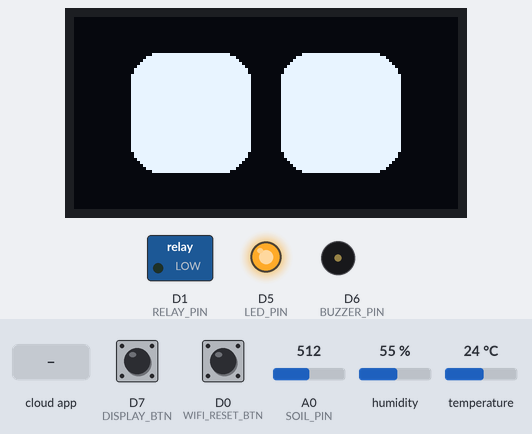
This sketch was run on a simulated ESP8266 (NodeMCU). Parts: 128×64 one-colour display, switched loads named in the sketch (green lamp = pin HIGH), output pins drawn as LEDs (lit = HIGH), buzzer (waves = sounding). Dashed ring = blinking. The test bench sets the inputs (shaded band); at power-on: D7 (DISPLAY_BTN) HIGH, D0 (WIFI_RESET_BTN) HIGH, A0 (SOIL_PIN) = 512, humidity 55 %, temperature 24 °C. WiFi joins after 1.5 s; servers stay silent unless stated; random numbers use the default seed unless the sketch sets one; the Firebase database answers and starts empty; what the sketch prints to the serial monitor is not drawn. At 32.0 s the program restarts the board; the recording ends there.

Above: at 9.6 s.
9.7 s: D7 (DISPLAY_BTN) pulled LOW for 1 s
At 11.7 s:
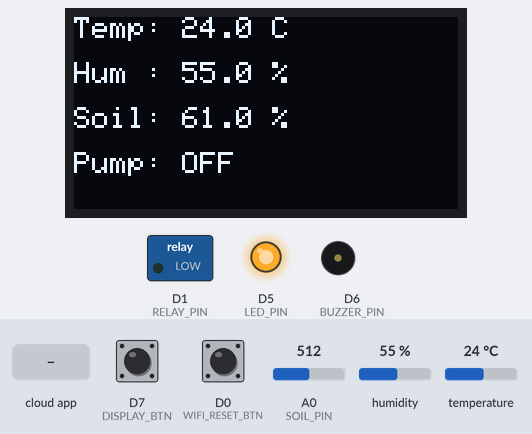
17.0 s: the phone or cloud app sets pump_status to ON
At 18.7 s:
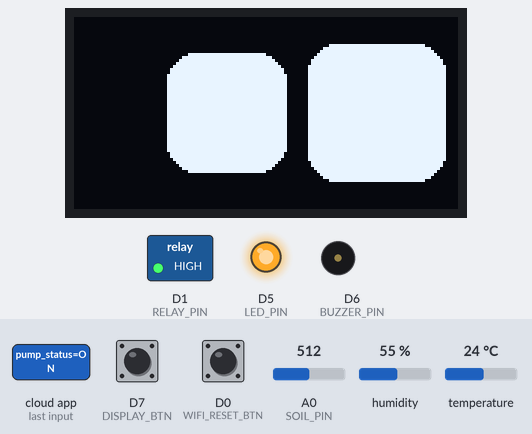
20.5 s: D7 (DISPLAY_BTN) pulled LOW for 3.2 s
At 23.3 s:
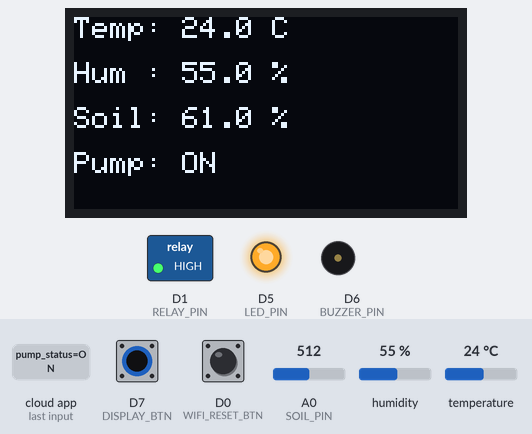
29.3 s: D0 (WIFI_RESET_BTN) pulled LOW for 1 s
At 30.44 s:
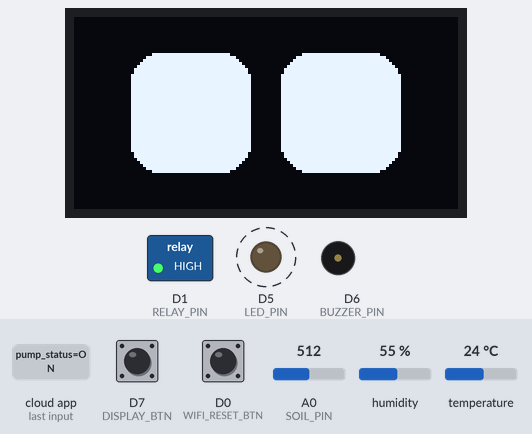
Timing chart, 0 to 32.0 s (numbered marks = the images above; inputs shaded):
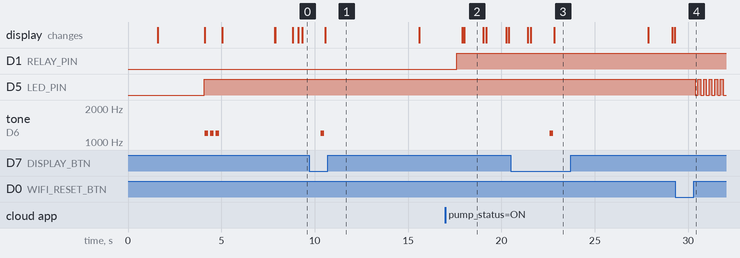

The sketch:

ESP8266_PlantDoc.ino
```cpp
// FINAL PlantPulse - OLED eyes + DHT11 + Soil + Relay + Firebase + Buzzer + Button
#include <ESP8266WiFi.h>
#include <DNSServer.h>
#include <ESP8266WebServer.h>
#include <WiFiManager.h>
#include <Firebase_ESP_Client.h>
#include "DHT.h"
#include <Wire.h>
#include <Adafruit_GFX.h>
#include <Adafruit_SSD1306.h>

// ---------------- OLED ----------------
#define SCREEN_WIDTH 128
#define SCREEN_HEIGHT 64
#define OLED_RESET -1
Adafruit_SSD1306 display(SCREEN_WIDTH, SCREEN_HEIGHT, &Wire, OLED_RESET);
#define SCREEN_ADDRESS 0x3C

// ---------------- Sensors & Pins ----------------
#define DHTPIN D4
#define DHTTYPE DHT11   // 🔁 CHANGED: DHT22 -> DHT11
DHT dht(DHTPIN, DHTTYPE);

#define SOIL_PIN A0
#define RELAY_PIN D1
#define LED_PIN D5

// Buttons
#define WIFI_RESET_BTN D0   // Press to reset WiFi (clears WiFiManager credentials)
#define DISPLAY_BTN D7     // Press to show sensor data temporarily

// Buzzer
#define BUZZER_PIN D6      // Active buzzer (use tone/noTone)

// Firebase config (put your API_KEY & DB URL)
#define API_KEY ""
#define DATABASE_URL ""
FirebaseData fbdo;
FirebaseAuth auth;
FirebaseConfig config;
bool signupOK = false;

#define SOIL_THRESHOLD 30
#define MODE_STATUS_PATH "/mode_status"
#define PUMP_STATUS_PATH "/pump_status"

#include "addons/TokenHelper.h"
#include "addons/RTDBHelper.h"

// ---------------- Eye animation variables (copied from your animation) ----------------
int demo_mode = 1;
static const int max_animation_index = 8;
int current_animation_index = 0;

int ref_eye_height = 40;
int ref_eye_width = 40;
int ref_space_between_eye = 10;
int ref_corner_radius = 10;

int left_eye_height = ref_eye_height;
int left_eye_width = ref_eye_width;
int left_eye_x = 32;
int left_eye_y = 32;
int right_eye_x = 32 + ref_eye_width + ref_space_between_eye;
int right_eye_y = 32;
int right_eye_height = ref_eye_height;
int right_eye_width = ref_eye_width;

// ---------------- Forward declarations ----------------
void draw_eyes(bool update=true);
void center_eyes(bool update=true);
void blink(int speed=12);
void sleep_eyes();
void wakeup();
void happy_eye();
void saccade(int direction_x, int direction_y);
void move_big_eye(int direction);
void move_right_big_eye();
void move_left_big_eye();
void launch_animation_with_index(int animation_index);
int getSoilMoisture();
void showSensorData(float t, float h, float s, bool showPump, bool showMode);
void playHappyBirthday();
void beepShort();
void showPlantBootAnimation();  // 🌱 NEW

// ---------------- Implementation: Eye animation ----------------
void draw_eyes(bool update) {
  display.clearDisplay();
  int x = int(left_eye_x - left_eye_width/2);
  int y = int(left_eye_y - left_eye_height/2);
  display.fillRoundRect(x, y, left_eye_width, left_eye_height, ref_corner_radius, SSD1306_WHITE);
  x = int(right_eye_x - right_eye_width/2);
  y = int(right_eye_y - right_eye_height/2);
  display.fillRoundRect(x, y, right_eye_width, right_eye_height, ref_corner_radius, SSD1306_WHITE);
  if(update) display.display();
}

void center_eyes(bool update) {
  left_eye_height = ref_eye_height;
  left_eye_width = ref_eye_width;
  right_eye_height = ref_eye_height;
  right_eye_width = ref_eye_width;

  left_eye_x = SCREEN_WIDTH/2 - ref_eye_width/2 - ref_space_between_eye/2;
  left_eye_y = SCREEN_HEIGHT/2;
  right_eye_x = SCREEN_WIDTH/2 + ref_eye_width/2 + ref_space_between_eye/2;
  right_eye_y = SCREEN_HEIGHT/2;

  draw_eyes(update);
}

void blink(int speed) {
  draw_eyes();
  for(int i=0;i<3;i++){ left_eye_height -= speed; right_eye_height -= speed; draw_eyes(); delay(1); }
  for(int i=0;i<3;i++){ left_eye_height += speed; right_eye_height += speed; draw_eyes(); delay(1); }
}

void sleep_eyes() {
  left_eye_height = 2;
  right_eye_height = 2;
  draw_eyes(true);
}
void wakeup() {
  sleep_eyes();
  for(int h=0; h <= ref_eye_height; h += 2) {
    left_eye_height = h; right_eye_height = h;
    draw_eyes(true);
  }
}

void happy_eye() {
  center_eyes(false);
  int offset = ref_eye_height/2;
  for(int i=0;i<10;i++) {
    display.fillTriangle(left_eye_x-left_eye_width/2-1, left_eye_y+offset, left_eye_x+left_eye_width/2+1, left_eye_y+5+offset, left_eye_x-left_eye_width/2-1,left_eye_y+left_eye_height+offset,SSD1306_BLACK);
    display.fillTriangle(right_eye_x+right_eye_width/2+1, right_eye_y+offset, right_eye_x-left_eye_width/2-1, right_eye_y+5+offset, right_eye_x+right_eye_width/2+1,right_eye_y+right_eye_height+offset,SSD1306_BLACK);
    offset -= 2;
    display.display();
    delay(1);
  }
  display.display();
  delay(1000);
}

void saccade(int direction_x, int direction_y) {
  int direction_x_movement_amplitude = 8;
  int direction_y_movement_amplitude = 6;
  int blink_amplitude = 8;

  left_eye_x += direction_x_movement_amplitude * direction_x;
  right_eye_x += direction_x_movement_amplitude * direction_x;
  left_eye_y += direction_y_movement_amplitude * direction_y;
  right_eye_y += direction_y_movement_amplitude * direction_y;
  right_eye_height -= blink_amplitude;
  left_eye_height -= blink_amplitude;
  draw_eyes();
  delay(1);

  left_eye_x += direction_x_movement_amplitude * direction_x;
  right_eye_x += direction_x_movement_amplitude * direction_x;
  left_eye_y += direction_y_movement_amplitude * direction_y;
  right_eye_y += direction_y_movement_amplitude * direction_y;
  right_eye_height += blink_amplitude;
  left_eye_height += blink_amplitude;
  draw_eyes();
  delay(1);
}

void move_big_eye(int direction) {
  int direction_oversize = 1;
  int direction_movement_amplitude = 2;
  int blink_amplitude = 5;

  for(int i=0;i<3;i++){
    left_eye_x += direction_movement_amplitude * direction;
    right_eye_x += direction_movement_amplitude * direction;
    right_eye_height -= blink_amplitude; left_eye_height -= blink_amplitude;
    if(direction>0){ right_eye_height += direction_oversize; right_eye_width += direction_oversize; }
    else { left_eye_height += direction_oversize; left_eye_width += direction_oversize; }
    draw_eyes(); delay(1);
  }
  for(int i=0;i<3;i++){
    left_eye_x += direction_movement_amplitude * direction;
    right_eye_x += direction_movement_amplitude * direction;
    right_eye_height += blink_amplitude; left_eye_height += blink_amplitude;
    if(direction>0){ right_eye_height += direction_oversize; right_eye_width += direction_oversize; }
    else { left_eye_height += direction_oversize; left_eye_width += direction_oversize; }
    draw_eyes(); delay(1);
  }

  delay(1000);

  for(int i=0;i<3;i++){
    left_eye_x -= direction_movement_amplitude * direction;
    right_eye_x -= direction_movement_amplitude * direction;
    right_eye_height -= blink_amplitude; left_eye_height -= blink_amplitude;
    if(direction>0){ right_eye_height -= direction_oversize; right_eye_width -= direction_oversize; }
    else { left_eye_height -= direction_oversize; left_eye_width -= direction_oversize; }
    draw_eyes(); delay(1);
  }
  for(int i=0;i<3;i++){
    left_eye_x -= direction_movement_amplitude * direction;
    right_eye_x -= direction_movement_amplitude * direction;
    right_eye_height += blink_amplitude; left_eye_height += blink_amplitude;
    if(direction>0){ right_eye_height -= direction_oversize; right_eye_width -= direction_oversize; }
    else { left_eye_height -= direction_oversize; left_eye_width -= direction_oversize; }
    draw_eyes(); delay(1);
  }
  center_eyes();
}

void move_right_big_eye(){ move_big_eye(1); }
void move_left_big_eye(){ move_big_eye(-1); }

void launch_animation_with_index(int animation_index) {
  if(animation_index > max_animation_index) animation_index = 8;
  switch(animation_index) {
    case 0: wakeup(); break;
    case 1: center_eyes(true); break;
    case 2: move_right_big_eye(); break;
    case 3: move_left_big_eye(); break;
    case 4: blink(10); break;
    case 5: blink(20); break;
    case 6: happy_eye(); break;
    case 7: sleep_eyes(); break;
    case 8:
      center_eyes(true);
      for(int i=0;i<20;i++){
        int dir_x = random(-1,2);
        int dir_y = random(-1,2);
        saccade(dir_x,dir_y);
        delay(1);
        saccade(-dir_x,-dir_y);
        delay(1);
      }
      break;
  }
}

// ---------------- Utility: Soil reading averaged ----------------
int getSoilMoisture() {
  long sum = 0;
  for (int i = 0; i < 10; i++) { sum += analogRead(SOIL_PIN); delay(5); }
  return sum / 10;
}

// ---------------- Display sensor data ----------------
void showSensorData(float t, float h, float s, bool showPump=true, bool showMode=true) {
  display.clearDisplay();
  display.setTextSize(1);
  display.setTextColor(SSD1306_WHITE);

  display.setCursor(0, 0);
  display.print("Temp: ");
  display.print(t, 1);
  display.println(" C");

  display.setCursor(0, 15);
  display.print("Hum : ");
  display.print(h, 1);
  display.println(" %");

  display.setCursor(0, 30);
  display.print("Soil: ");
  display.print(s, 1);
  display.println(" %");

  // show pump state from pin if requested
  if(showPump) {
    display.setCursor(0, 45);
    display.print("Pump: ");
    display.println(digitalRead(RELAY_PIN) ? "ON" : "OFF");
  }

  display.display();
}

// ---------------- Buzzer: short beep & Happy Birthday ----------------
void beepShort() {
  tone(BUZZER_PIN, 1200, 180);
  delay(220);
  noTone(BUZZER_PIN);
}

void playHappyBirthday() {
  display.clearDisplay();
  display.setTextSize(1);
  display.setCursor(18, 20);
  display.println("WiFi Connected!");
  display.display();

  // Beep Beep Beep
  for (int i = 0; i < 3; i++) {
    tone(BUZZER_PIN, 1200);
    delay(180);
    noTone(BUZZER_PIN);
    delay(120);
  }
}

// ---------------- 🌱 Plant boot animation ----------------
void showPlantBootAnimation() {
  display.clearDisplay();

  // Ground
  display.drawLine(0, 50, 127, 50, SSD1306_WHITE);

  // Pot
  display.drawRect(54, 40, 20, 10, SSD1306_WHITE);
  display.fillRect(56, 42, 16, 6, SSD1306_WHITE);

  // Stem
  display.drawLine(64, 40, 64, 20, SSD1306_WHITE);

  // Leaves
  display.drawCircle(58, 24, 4, SSD1306_WHITE);
  display.drawCircle(70, 24, 4, SSD1306_WHITE);

  // Text
  display.setTextSize(1);
  display.setCursor(22, 4);
  display.println("PlantPulse");
  display.setCursor(30, 14);
  display.println("is waking up...");
  display.display();
  delay(1500);
}

// ---------------- Setup ----------------
void setup() {
  Serial.begin(115200);
  Serial.println("\nPlantPulse OLED + Sensors Booting...");

  // pins
  pinMode(SOIL_PIN, INPUT);
  pinMode(RELAY_PIN, OUTPUT);
  pinMode(LED_PIN, OUTPUT);
  pinMode(WIFI_RESET_BTN, INPUT_PULLUP); // high normally, low when pressed
  pinMode(DISPLAY_BTN, INPUT_PULLUP);    // high normally, low when pressed
  pinMode(BUZZER_PIN, OUTPUT);
  digitalWrite(RELAY_PIN, LOW);

  // initialize i2c for OLED (SDA=D2, SCL=D3)
  Wire.begin(D2, D3);
  if (!display.begin(SSD1306_SWITCHCAPVCC, SCREEN_ADDRESS)) {
    Serial.println("SSD1306 allocation failed");
    while(true) delay(1000);
  }
  display.clearDisplay();
  display.setTextSize(1);
  display.setTextColor(SSD1306_WHITE);

  // 🌱 Cute plant boot animation
  showPlantBootAnimation();

  display.clearDisplay();
  display.setCursor(0,10);
  display.println("🌿 PlantPulse Booting...");
  display.display();
  delay(1000);

  // WiFiManager
  WiFiManager wifiManager;
  if (!wifiManager.autoConnect("PlantPulse")) {
    Serial.println("WiFiManager connect failed; restarting...");
    ESP.reset();
    delay(1000);
  }
  Serial.println("WiFi connected");
  digitalWrite(LED_PIN, HIGH);

  // Play happy birthday once on connect and show message
  playHappyBirthday();
  display.clearDisplay();
  display.setCursor(10, 20);
  display.setTextSize(1);
  display.println("PlantPulse Ready!");
  display.display();
  delay(800);

  // Firebase setup
  config.api_key = API_KEY;
  config.database_url = DATABASE_URL;
  config.token_status_callback = tokenStatusCallback;

  if (Firebase.signUp(&config, &auth, "", "")) {
    Serial.println("Firebase sign-up OK");
    signupOK = true;
  } else {
    Serial.printf("Firebase signup failed: %s\n", config.signer.signupError.message.c_str());
  }
  Firebase.begin(&config, &auth);
  Firebase.reconnectWiFi(true);

  dht.begin();
  delay(2000); // let DHT11 stabilize

  // start with eyes centered and sleeping briefly
  center_eyes(true);
  sleep_eyes();
  delay(600);
}

// ---------------- Loop ----------------
void loop() {
  // small delay for loop rhythm
  delay(200);

  // WiFi reset button (long/short press both act same here)
  if (digitalRead(WIFI_RESET_BTN) == LOW) {
    Serial.println("WiFi reset button pressed: clearing WiFi & rebooting");
    for (int i=0;i<6;i++){ digitalWrite(LED_PIN, HIGH); delay(150); digitalWrite(LED_PIN, LOW); delay(150); }
    WiFiManager wifiManager;
    wifiManager.resetSettings();
    ESP.reset();
    delay(1000);
  }

  // WiFi LED indicator
  if (WiFi.status() != WL_CONNECTED) { digitalWrite(LED_PIN, LOW); }
  else { digitalWrite(LED_PIN, HIGH); }

  // Read sensors
  float humidity = dht.readHumidity();
  float temperature = dht.readTemperature();
  int soilRaw = getSoilMoisture();
  float soilPercent = map(soilRaw, 810, 330, 0, 100);
  soilPercent = constrain(soilPercent, 0, 100);

  // If display button pressed: beep + show sensor data for 5s, then return to eyes animation
  if (digitalRead(DISPLAY_BTN) == LOW) {
    Serial.println("Display button pressed -> showing sensor data");
    beepShort();
    showSensorData(temperature, humidity, soilPercent, true, true);
    delay(5000);
    // after showing, return to eyes
    center_eyes(true);
    // small pause before animation resume
    delay(200);
  } else {
    // Idle: eye animation (simple loop: call animation indexes)
    if (demo_mode == 1) {
      launch_animation_with_index(current_animation_index++);
      if (current_animation_index > max_animation_index) current_animation_index = 0;
    } else {
      // If demo_mode changed, center eyes
      center_eyes(true);
    }
  }

  // Firebase update + pump control
  if (Firebase.ready() && signupOK) {
    Firebase.RTDB.setFloat(&fbdo, "/temperature", temperature);
    Firebase.RTDB.setFloat(&fbdo, "/humidity", humidity);
    Firebase.RTDB.setFloat(&fbdo, "/soil_moisture", soilPercent);

    String mode="";
    Firebase.RTDB.getString(&fbdo, MODE_STATUS_PATH);
    mode = fbdo.stringData();

    if (mode == "Auto Mode") {
      if (soilPercent < SOIL_THRESHOLD) {
        digitalWrite(RELAY_PIN, HIGH);
        Firebase.RTDB.setString(&fbdo, PUMP_STATUS_PATH, "ON");
      } else {
        digitalWrite(RELAY_PIN, LOW);
        Firebase.RTDB.setString(&fbdo, PUMP_STATUS_PATH, "OFF");
      }
    } else {
      // Manual mode -> read pump_status path
      Firebase.RTDB.getString(&fbdo, PUMP_STATUS_PATH);
      String pumpStat = fbdo.stringData();
      digitalWrite(RELAY_PIN, (pumpStat == "ON") ? HIGH : LOW);
    }
  } // end firebase ready

  // Serial log
  Serial.printf("Temp: %.2f C | Hum: %.2f %% | Soil: %.2f %% | Pump: %s\n",
                temperature, humidity, soilPercent,
                digitalRead(RELAY_PIN) ? "ON" : "OFF");
}
```

Measured:
- after the input at 9.7 s, tone on D6 (BUZZER_PIN): silent → 1200 Hz after 0.63 s, → silent 0.18 s later
- after the input at 17.0 s, D1 (RELAY_PIN): LOW → HIGH after 0.60 s
- after the input at 20.5 s, tone on D6 (BUZZER_PIN): silent → 1200 Hz after 2.1 s, → silent 0.18 s later
- after the input at 29.3 s, D5 (LED_PIN): alternates HIGH for 0.15 s and LOW for 0.15 s, starting after 1.1 s
- what the display in image 2 shows lasts 1.0 s, from 18.0 s to 19.0 s
